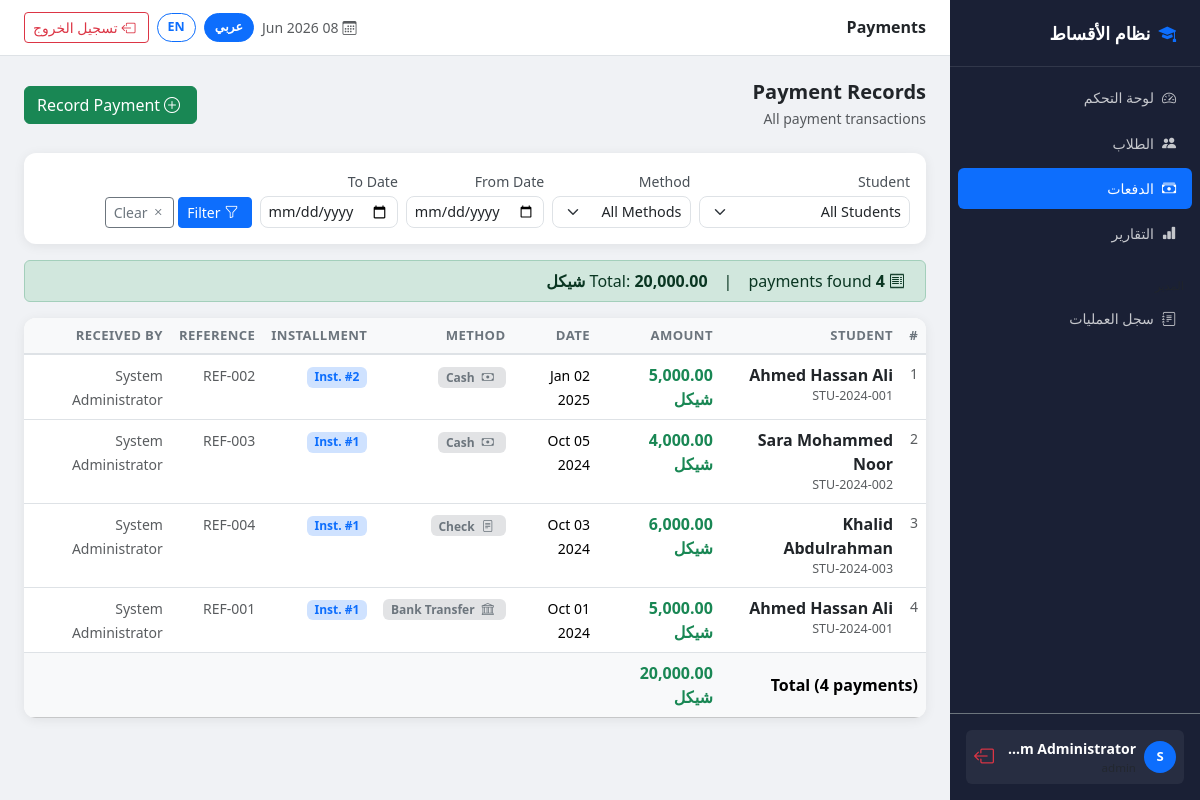
The page /student_payment_system/pages/payments.php (signed in) on the database its author committed.
### tables this page shows
CREATE TABLE `payments` (
  `id` int(10) UNSIGNED NOT NULL,
  `student_id` int(10) UNSIGNED NOT NULL,
  `installment_id` int(10) UNSIGNED DEFAULT NULL,
  `amount` decimal(12,2) NOT NULL,
  `payment_date` date NOT NULL,
  `payment_method` enum('cash','bank_transfer','check','online') NOT NULL DEFAULT 'cash',
  `reference_no` varchar(100) DEFAULT NULL,
  `received_by` int(10) UNSIGNED NOT NULL,
  `notes` text DEFAULT NULL,
  `created_at` timestamp NOT NULL DEFAULT current_timestamp()
);

CREATE TABLE `students` (
  `id` int(10) UNSIGNED NOT NULL,
  `student_code` varchar(20) NOT NULL,
  `full_name` varchar(100) NOT NULL,
  `email` varchar(100) DEFAULT NULL,
  `phone` varchar(20) DEFAULT NULL,
  `program` varchar(100) NOT NULL,
  `enrollment_date` date NOT NULL,
  `total_fees` decimal(12,2) NOT NULL,
  `notes` text DEFAULT NULL,
  `status` enum('active','inactive','graduated') NOT NULL DEFAULT 'active',
  `created_by` int(10) UNSIGNED NOT NULL,
  `created_at` timestamp NOT NULL DEFAULT current_timestamp(),
  `updated_at` timestamp NOT NULL DEFAULT current_timestamp() ON UPDATE current_timestamp()
);

CREATE TABLE `installments` (
  `id` int(10) UNSIGNED NOT NULL,
  `student_id` int(10) UNSIGNED NOT NULL,
  `installment_no` int(11) NOT NULL,
  `amount_due` decimal(12,2) NOT NULL,
  `due_date` date NOT NULL,
  `status` enum('pending','paid','overdue','partial') NOT NULL DEFAULT 'pending',
  `notes` text DEFAULT NULL,
  `created_at` timestamp NOT NULL DEFAULT current_timestamp()
);

CREATE TABLE `users` (
  `id` int(10) UNSIGNED NOT NULL,
  `username` varchar(50) NOT NULL,
  `password` varchar(255) NOT NULL,
  `full_name` varchar(100) NOT NULL,
  `role` enum('admin','staff') NOT NULL DEFAULT 'staff',
  `created_at` timestamp NOT NULL DEFAULT current_timestamp()
);

### student_payment_system/includes/functions.php (called while the page is built, shortened)
<?php
function h(string $value): string {
    return htmlspecialchars($value, ENT_QUOTES | ENT_HTML5, 'UTF-8');
}
function formatDate(string $date): string {
    return date('d M Y', strtotime($date));
}

### student_payment_system/config/app.php (called while the page is built, shortened)
<?php
function isAr(): bool {
    return $GLOBALS['lang'] === 'ar';
}
function formatMoney(float $amount): string {
    $formatted = number_format($amount, 2);
    return isAr()
        ? $formatted . ' ' . CURRENCY_AR
        : $formatted . ' ' . CURRENCY_EN;
}

### student_payment_system/pages/payments.php (the view, shortened to what this page needs)
<?php
require_once __DIR__ . '/../config/app.php';
require_once __DIR__ . '/../includes/functions.php';
$pdo = getDBConnection();
$dateFrom      = trim($_GET['date_from'] ?? '');
$dateTo        = trim($_GET['date_to']   ?? '');
$sql    = "SELECT p.*, s.full_name, s.student_code, u.full_name AS received_by_name,
                  i.installment_no
           FROM payments p
           JOIN students s ON s.id = p.student_id
           JOIN users    u ON u.id = p.received_by
           LEFT JOIN installments i ON i.id = p.installment_id
           WHERE 1=1";
$params = [];
$sql .= " ORDER BY p.payment_date DESC, p.id DESC";
$stmt = $pdo->prepare($sql);
$stmt->execute($params);
$payments = $stmt->fetchAll();
$totalAmount = array_sum(array_column($payments, 'amount'));
include __DIR__ . '/../includes/header.php';
?>
<div class="d-flex justify-content-between align-items-center mb-4">
    <div>
        <h5 class="mb-1 fw-bold">Payment Records</h5>
        <p class="text-muted small mb-0">All payment transactions</p>
    </div>
    <a href="<?= BASE_URL ?>/pages/add_payment.php" class="btn btn-success">
        <i class="bi bi-plus-circle me-1"></i>Record Payment
    </a>
</div>
<div class="card table-card mb-3">
    <div class="card-body">
        <form method="GET" class="row g-2 align-items-end">
            <div class="col-md-3">
                <label class="form-label small mb-1">Student</label>
                <select name="student_id" class="form-select form-select-sm">
                    <option value="">All Students</option>
                </select>
            </div>
            <div class="col-md-2">
                <label class="form-label small mb-1">Method</label>
                <select name="method" class="form-select form-select-sm">
                    <option value="">All Methods</option>
                </select>
            </div>
            <div class="col-md-2">
                <label class="form-label small mb-1">From Date</label>
                <input type="date" name="date_from" class="form-control form-control-sm"
                       value="<?= h($dateFrom) ?>">
            </div>
            <div class="col-md-2">
                <label class="form-label small mb-1">To Date</label>
                <input type="date" name="date_to" class="form-control form-control-sm"
                       value="<?= h($dateTo) ?>">
            </div>
            <div class="col-md-3 d-flex gap-1">
                <button type="submit" class="btn btn-primary btn-sm">
                    <i class="bi bi-funnel me-1"></i>Filter
                </button>
                <a href="<?= BASE_URL ?>/pages/payments.php" class="btn btn-outline-secondary btn-sm">
                    <i class="bi bi-x"></i> Clear
                </a>
            </div>
        </form>
    </div>
</div>
<div class="alert alert-success py-2 d-flex gap-3 mb-3">
    <span><i class="bi bi-receipt me-1"></i><strong><?= count($payments) ?></strong> payments found</span>
    <span>|</span>
    <span>Total: <strong><?= formatMoney($totalAmount) ?></strong></span>
</div>
<div class="card table-card">
    <div class="table-responsive">
        <table class="table table-hover mb-0">
            <thead>
                <tr>
                    <th>#</th>
                    <th>Student</th>
                    <th>Amount</th>
                    <th>Date</th>
                    <th>Method</th>
                    <th>Installment</th>
                    <th>Reference</th>
                    <th>Received By</th>
                </tr>
            </thead>
            <tbody>
                <?php if (empty($payments)): ?>
                <tr>
                    <td colspan="8" class="text-center text-muted py-5">
                        <i class="bi bi-cash-stack fs-2 d-block mb-2"></i>No payments found.
                    </td>
                </tr>
                <?php else: ?>
                <?php foreach ($payments as $i => $p): ?>
                <tr>
                    <td class="text-muted small"><?= $i + 1 ?></td>
                    <td>
                        <a href="<?= BASE_URL ?>/pages/student_detail.php?id=<?= $p['student_id'] ?>"
                           class="text-dark fw-semibold text-decoration-none">
                            <?= h($p['full_name']) ?>
                        </a>
                        <div class="text-muted" style="font-size:.78rem"><?= h($p['student_code']) ?></div>
                    </td>
                    <td>
                        <span class="text-success fw-bold"><?= formatMoney($p['amount']) ?></span>
                    </td>
                    <td><small><?= formatDate($p['payment_date']) ?></small></td>
                    <td>
                        <?php
                        $methodIcons = [
                            'cash' => 'bi-cash', 'bank_transfer' => 'bi-bank',
                            'check' => 'bi-file-text', 'online' => 'bi-globe'
                        ];
                        $icon = $methodIcons[$p['payment_method']] ?? 'bi-currency-dollar';
                        ?>
                        <span class="badge bg-secondary-subtle text-secondary text-capitalize small">
                            <i class="bi <?= $icon ?> me-1"></i>
                            <?= str_replace('_', ' ', $p['payment_method']) ?>
                        </span>
                    </td>
                    <td>
                        <?php if ($p['installment_no']): ?>
                            <span class="badge bg-primary-subtle text-primary small">
                                Inst. #<?= $p['installment_no'] ?>
                            </span>
                        <?php else: ?>
                            <span class="text-muted small">General</span>
                        <?php endif; ?>
                    </td>
                    <td><small class="text-muted"><?= h($p['reference_no'] ?: '—') ?></small></td>
                    <td><small class="text-muted"><?= h($p['received_by_name']) ?></small></td>
                </tr>
                <?php endforeach; ?>
                <?php endif; ?>
            </tbody>
            <?php if (!empty($payments)): ?>
            <tfoot>
                <tr class="table-light fw-bold">
                    <td colspan="2">Total (<?= count($payments) ?> payments)</td>
                    <td class="text-success"><?= formatMoney($totalAmount) ?></td>
                    <td colspan="5"></td>
                </tr>
            </tfoot>
            <?php endif; ?>
        </table>
    </div>
</div>
<?php include __DIR__ . '/../includes/footer.php'; ?>

### rows shown on the page
payments: student.full_name "Ahmed Hassan Ali", student.student_code "STU-2024-001", amount "5,000.00 شيكل", payment_date "02 Jan 2025", payment_method "Cash", installment.installment_no "2", reference_no "REF-002", received_by.full_name "System Administrator"
payments: student.full_name "Sara Mohammed Noor", student.student_code "STU-2024-002", amount "4,000.00 شيكل", payment_date "05 Oct 2024", payment_method "Cash", installment.installment_no "1", reference_no "REF-003", received_by.full_name "System Administrator"
payments: student.full_name "Khalid Abdulrahman", student.student_code "STU-2024-003", amount "6,000.00 شيكل", payment_date "03 Oct 2024", payment_method "Check", installment.installment_no "1", reference_no "REF-004", received_by.full_name "System Administrator"
payments: student.full_name "Ahmed Hassan Ali", student.student_code "STU-2024-001", amount "5,000.00 شيكل", payment_date "01 Oct 2024", payment_method "Bank Transfer", installment.installment_no "1", reference_no "REF-001", received_by.full_name "System Administrator"

### other values the page prints
__t($key) "لوحة التحكم"
__t($key) "الطلاب"
__t($key) "الدفعات"
__t($key) "التقارير"
__t('audit_log') "سجل العمليات"
mb_substr($user['full_name'],0,1) "S"
$user['full_name'] "System Administrat…"
PAGE_TITLE "Payments"
__t('sign_out') "تسجيل الخروج"
count($payments) "4"
formatMoney($totalAmount) "20,000.00 شيكل"
